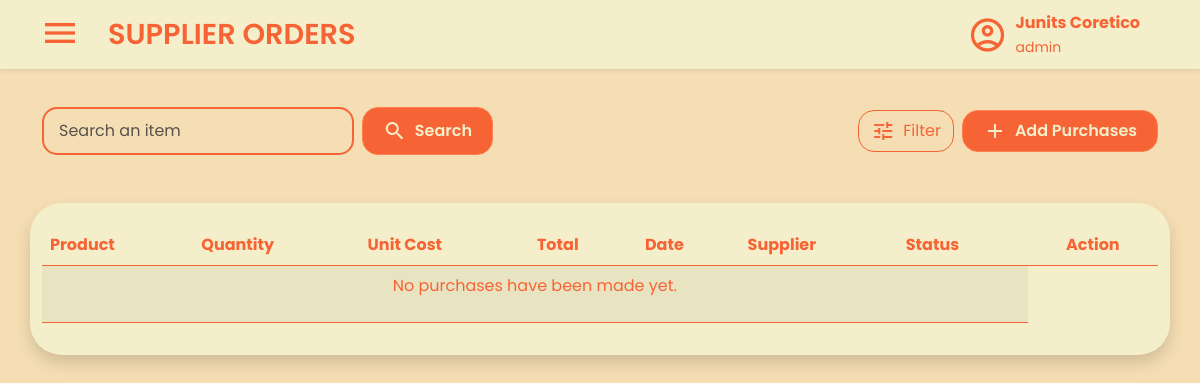
Before: /views/purchases.php?status=return_failed (signed in) with the older database file.
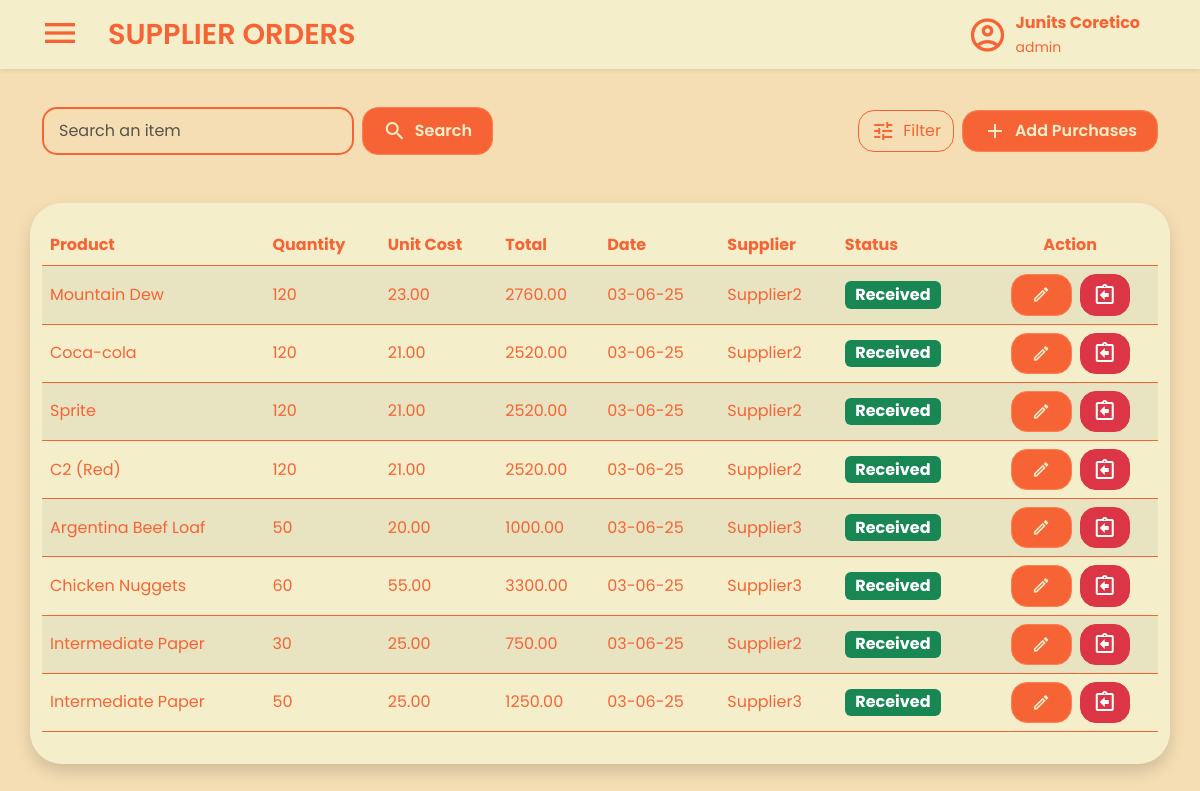
After: the same page with the newer database file.
### tables this page shows
CREATE TABLE `receiving_details` (
  `ReceivingDetailID` int(11) NOT NULL,
  `ReceivingID` int(11) DEFAULT NULL,
  `ProductID` int(11) DEFAULT NULL,
  `Quantity` int(11) NOT NULL,
  `UnitCost` decimal(10,2) NOT NULL
);

### views/purchases.php (the view, shortened to what the changed rows need)
<?php
include '../database/database.php';
$stmt = $conn->prepare("
    SELECT
        ReceivingDetailID,
        product_name,
        product_quantity,
        unit_cost,
        total_cost,
        order_date,
        supplier_name,
        order_status
    FROM Supplier_Order_View
    ORDER BY order_date DESC
");
$stmt->execute();
$result = $stmt->get_result();
?>
<!DOCTYPE html>
<html lang="en">
<head>
  <link rel="stylesheet" href="../statics/products-style.css" />
  <link rel="stylesheet" href="../statics/style.css" />
  <link rel="stylesheet" href="../statics/css/bootstrap.min.css" />
</head>
<body class="main">
  <div class="container mt-4 pt-5">
    <div class="row align-items-center justify-content-between">
      <div class="container-fluid mt-5 rounded-5 shadow">
        <div class="table-responsive mb-3">
          <table class="table table-striped rounded-3">
            <thead>
              <tr>
                <th>Product</th>
                <th>Quantity</th>
                <th>Unit Cost</th>
                <th>Total</th>
                <th>Date</th>
                <th>Supplier</th>
                <th>Status</th>
                <th class="text-center">Action</th>
              </tr>
            </thead>
            <tbody>
              <?php if ($result->num_rows > 0): ?>
                <?php while ($row = $result->fetch_assoc()): ?>
                  <tr>
                    <td class="align-middle"><?php echo htmlspecialchars($row['product_name']); ?></td>
                    <td class="align-middle"><?php echo $row['product_quantity']; ?></td>
                    <td class="align-middle"><?php echo number_format($row['unit_cost'], 2); ?></td>
                    <td class="align-middle"><?php echo $row['total_cost']; ?></td>
                    <td class="align-middle"><?php echo date("m-d-y", strtotime($row['order_date'])); ?></td>
                    <td class="align-middle"><?php echo htmlspecialchars($row['supplier_name']); ?></td>
                    <td class="align-middle">
                      <span class="badge text-bg-<?php echo ($row['order_status'] == 'Received') ? 'success' : 'warning'; ?> fs-6">
                        <?php echo htmlspecialchars($row['order_status']); ?>
                      </span>
                    </td>
                    <td class="align-middle text-center">
                      <div class="d-flex justify-content-center gap-2">
                        <button class="btn edit-button btn-primary add-product-button rounded-4 d-flex justify-content-center align-items-center editPurchaseBtn"
                          data-id="<?= $row['ReceivingDetailID']; ?>"
                          data-product="<?= $row['product_name']; ?>"
                          data-quantity="<?= $row['product_quantity']; ?>"
                          data-cost="<?= $row['unit_cost']; ?>"
                          data-status="<?= $row['order_status']; ?>">
                          <span class="material-icons-outlined">edit</span>
                        </button>
                        <?php if ($row['order_status'] == 'Received'): ?>
                          <button class="btn btn-danger rounded-4 returnToSupplierBtn d-flex justify-content-center align-items-center"
                            data-id="<?= $row['ReceivingDetailID']; ?>"
                            data-product="<?= $row['product_name']; ?>"
                            data-quantity="<?= $row['product_quantity']; ?>"
                            data-supplier="<?= $row['supplier_name']; ?>">
                            <span class="material-icons-outlined">assignment_return</span>
                          </button>
                        <?php endif; ?>
                      </div>
                    </td>
                  </tr>
                <?php endwhile; ?>
              <?php else: ?>
                <tr>
                  <td colspan="7" class="text-center text-muted py-2">
                    <p class="fs-6">No purchases have been made yet.</p>
                  </td>
                </tr>
              <?php endif; ?>
            </tbody>
          </table>
        </div>
      </div>
    </div>
  </div>
</body>
</html>

Changed rows visible on the page:
added receiving_details: product_name "Mountain Dew", product_quantity "120", unit_cost "23.00", total_cost "2760.00", order_date "03-06-25", supplier_name "Supplier2", order_status "Received"
added receiving_details: product_name "Coca-cola", product_quantity "120", unit_cost "21.00", total_cost "2520.00", order_date "03-06-25", supplier_name "Supplier2", order_status "Received"
added receiving_details: product_name "Sprite", product_quantity "120", unit_cost "21.00", total_cost "2520.00", order_date "03-06-25", supplier_name "Supplier2", order_status "Received"
added receiving_details: product_name "C2 (Red)", product_quantity "120", unit_cost "21.00", total_cost "2520.00", order_date "03-06-25", supplier_name "Supplier2", order_status "Received"
added receiving_details: product_name "Argentina Beef Loaf", product_quantity "50", unit_cost "20.00", total_cost "1000.00", order_date "03-06-25", supplier_name "Supplier3", order_status "Received"
added receiving_details: product_name "Chicken Nuggets", product_quantity "60", unit_cost "55.00", total_cost "3300.00", order_date "03-06-25", supplier_name "Supplier3", order_status "Received"
added receiving_details: product_name "Intermediate Paper", product_quantity "30", unit_cost "25.00", total_cost "750.00", order_date "03-06-25", supplier_name "Supplier2", order_status "Received"
added receiving_details: product_name "Intermediate Paper", product_quantity "50", unit_cost "25.00", total_cost "1250.00", order_date "03-06-25", supplier_name "Supplier3", order_status "Received"
Other visible differences:
text no longer shown: "No purchases have been made yet."
